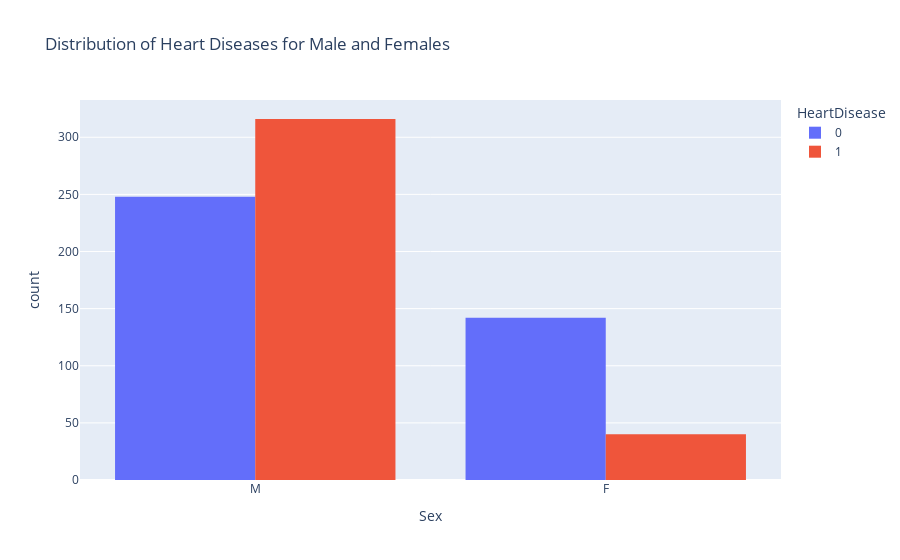

Notebook source saved alongside this figure:
### Code cell
'''

---------------------------------------------------------------------------------------------------------------------------

Right away we see a large amount of male records with significanly fewer female records.
This brings in the question of how they obtained this data.
On the kaggle website they mention that the data was gathered from various sources.
But they don't go into specifics about how those sources collected this data.

As we look through more data we may find more clues about how this data was likely collected.

---------------------------------------------------------------------------------------------------------------------------

For now let's look at the graph a different way.
Instead of comparing the Heart disease to male and female.

We can instead compare males to males and females to females, while looking at how many have heart disease.

---------------------------------------------------------------------------------------------------------------------------

'''
fig=px.histogram(data, 
                 x="Sex",
                 color="HeartDisease",          
                 hover_data=data.columns,
                 title="Distribution of Heart Diseases for Male and Females",
                 barmode="group")
fig.show()

### Figure 1 — Plotly figure (JSON) as saved in the notebook; plotly's stock layout.template omitted (floating-point values rounded to 4 significant figures; data arrays with more than 128 entries replaced by an {"elided": "..."} marker saying what was removed)
{"data": [{"alignmentgroup": "True", "bingroup": "x", "hovertemplate": "HeartDisease=0<br>Sex=%{x}<br>count=%{y}<extra></extra>", "legendgroup": "0", "marker": {"color": "#636efa", "pattern": {"shape": ""}}, "name": "0", "offsetgroup": "0", "orientation": "v", "showlegend": true, "type": "histogram", "x": {"elided": "390 str values"}, "xaxis": "x", "yaxis": "y"}, {"alignmentgroup": "True", "bingroup": "x", "hovertemplate": "HeartDisease=1<br>Sex=%{x}<br>count=%{y}<extra></extra>", "legendgroup": "1", "marker": {"color": "#EF553B", "pattern": {"shape": ""}}, "name": "1", "offsetgroup": "1", "orientation": "v", "showlegend": true, "type": "histogram", "x": {"elided": "356 str values"}, "xaxis": "x", "yaxis": "y"}], "layout": {"barmode": "group", "legend": {"title": {"text": "HeartDisease"}, "tracegroupgap": 0}, "title": {"text": "Distribution of Heart Diseases for Male and Females"}, "xaxis": {"anchor": "y", "domain": [0, 1], "title": {"text": "Sex"}}, "yaxis": {"anchor": "x", "domain": [0, 1], "title": {"text": "count"}}}}
